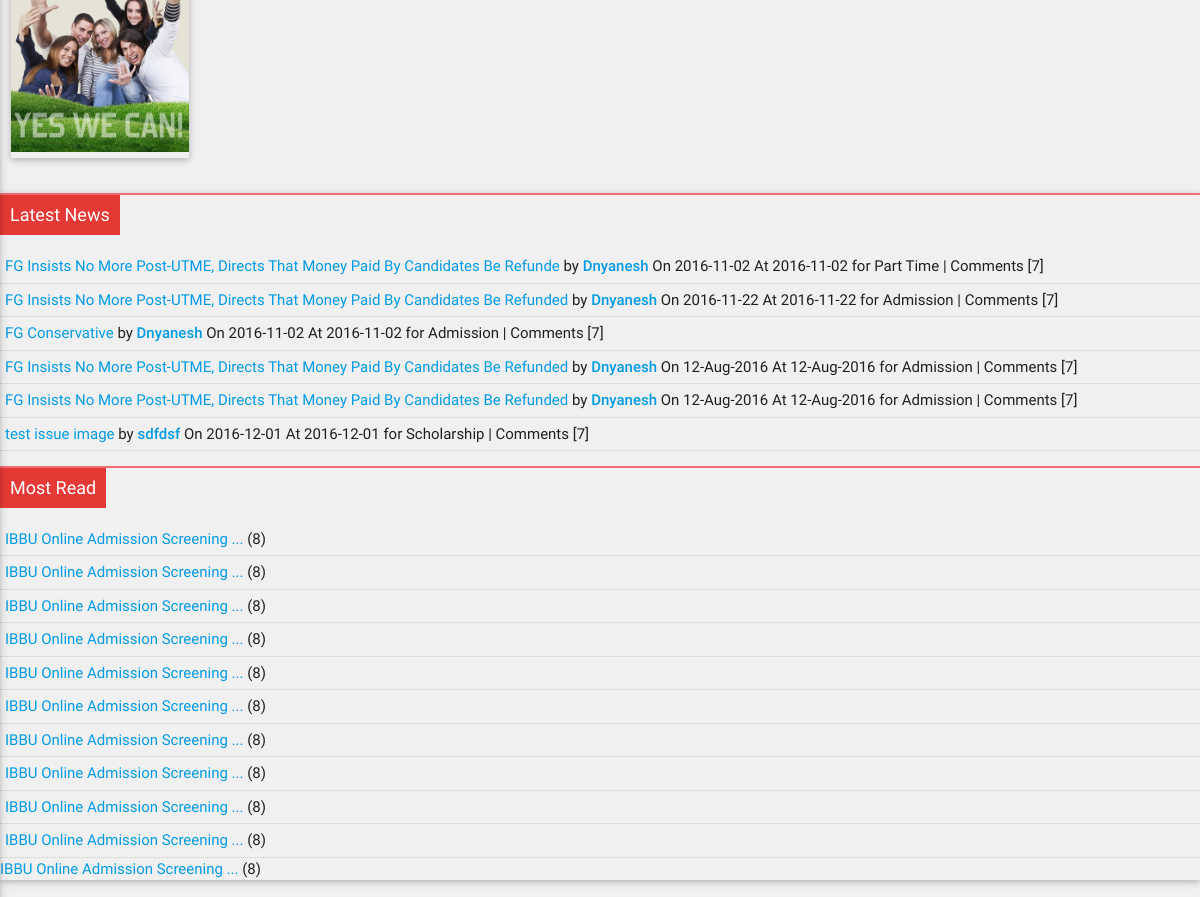
The page /index.php/vacancy_details (middle part) on the database as committed earlier.
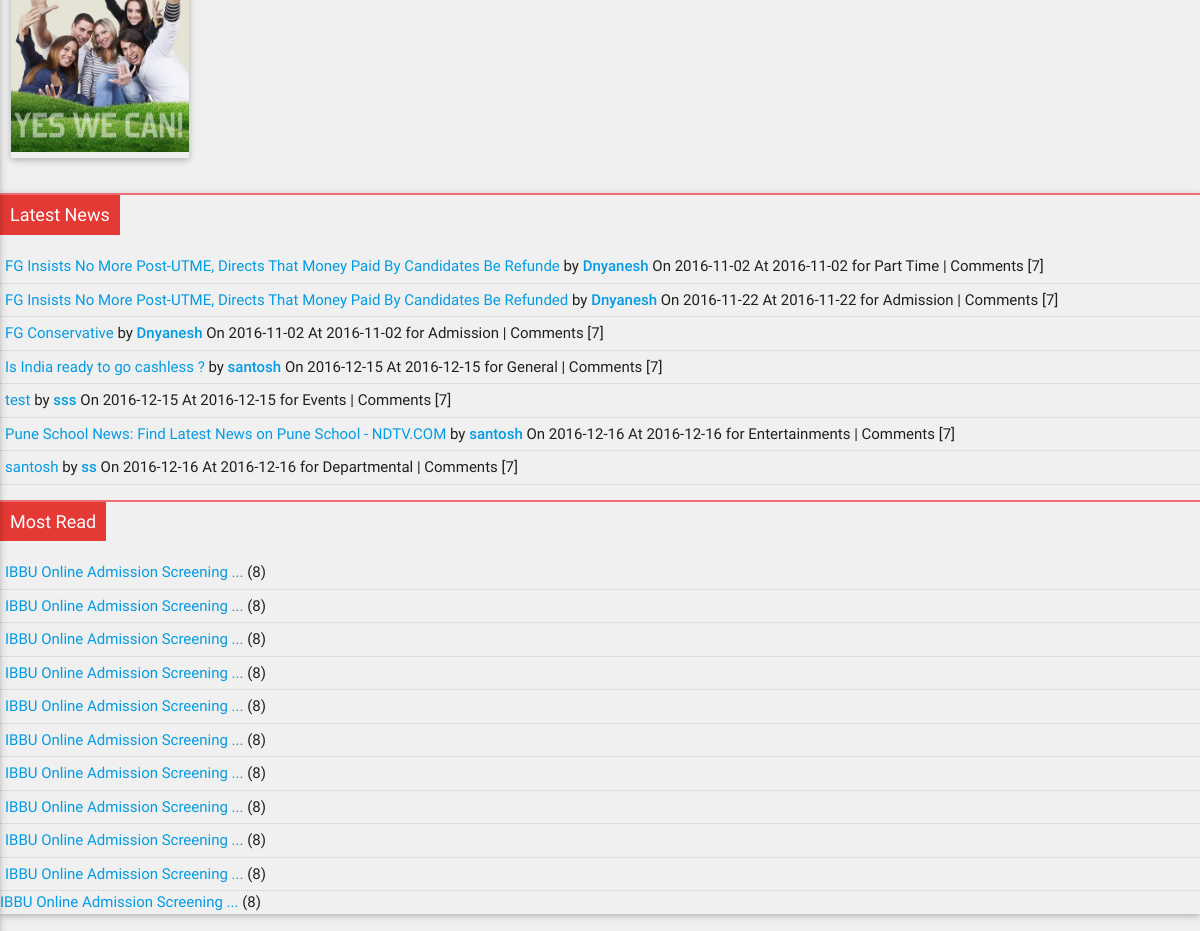
The same page on the database as committed later.
### tables this page shows
CREATE TABLE `tbl_posts` (
  `post_id` int(11) NOT NULL,
  `post_title` varchar(100) NOT NULL,
  `post_desc` varchar(5000) NOT NULL,
  `post_category` varchar(50) NOT NULL,
  `post_attachment` varchar(50) NOT NULL,
  `post_author` varchar(50) NOT NULL,
  `post_source` varchar(50) NOT NULL,
  `post_date` varchar(50) NOT NULL,
  `post_time` varchar(50) NOT NULL,
  `post_venue` varchar(50) NOT NULL,
  `post_type` varchar(50) NOT NULL,
  `post_approve` varchar(10) NOT NULL,
  `user_id` int(11) NOT NULL
);

### application/controllers/vacancy_details.php (called while the page is built, shortened)
<?php
class vacancy_details extends CI_Controller {
    public function __construct()
    {
        $this->load->helper(array('form','url'));
        $this->load->library(array('session', 'form_validation', 'email'));
        $this->load->database();
        $this->load->model('init_models');
    }
    public function index() {
        $vac_id = $_GET['id'];
        $banners = $this->init_models->getadvertisebanners();
        $view_params = array(
            'm_title' => 'Vacancy Details',
            'title' => 'Vacancy Details',
            'banners' => $banners,
        );
        $view_params['news'] = $this->init_models->selectnews();
        $view_params['vacanyid'] = $this->init_models->getvacanydetails($vac_id);
        $this->load->view('vacancy_details',$view_params);
    }
}

### index.php (called while the page is built, shortened)
<?php
require_once BASEPATH.'core/CodeIgniter.php';

### application/models/init_models.php (called while the page is built, shortened)
<?php
   class init_models extends CI_Model
   {
      public function selectnews()
      {
        $query = $this->db->query("select tbl_users.user_id, tbl_users.username, tbl_posts.post_id, tbl_posts.post_title, tbl_posts.post_author, tbl_posts.post_category, tbl_posts.post_time, tbl_posts.post_date from tbl_users join tbl_posts on tbl_users.user_id = tbl_posts.user_id where tbl_posts.post_type = 'news' && tbl_posts.post_approve = 1 limit 10");
        return $query->result_array();
      }
   }
?>

### application/views/vacancy_details.php (the view, shortened to what this page needs)
<?php  $this->load->view('header'); ?>
        <div class="service-wrap ">
            <div class="row">
                <div class="col s12 m2 grid-example">
                    <div class="service_col z-depth-1  darken-1">
                        <a href="#">
                            <img src="<?php echo base_url() . 'images/slider/Banner-Vertical.jpg' ?>">
                        </a>
                    </div>
                </div>
                </div>
                <div class="col s12 m3 z-depth-1">
                    <div class="latest_news_wrap ">
                        <h1 class="red_label_title">Latest News</h1>
                        <ul class="latest_news_list">
                            <?php
                                foreach ($news as $row){ ?>
                            <li class="Latest_news_content">
                                <a href="<?php echo base_url(); ?>index.php/news_detail?id=<?php echo $row['post_id']; ?>" class="news_link">
                                    <span class="News_title"><?php echo $row['post_title']; ?></span>
                                </a>
                                <span id="newsdetailinfo" class="hmForumDateFormat">by <strong><a href="<?php echo base_url(); ?>index.php/userdashboard?uid=<?php echo $row['user_id']; ?>"><?php echo $row['post_author']; ?></a></strong> On <?php echo $row['post_date']; ?> At <?php echo $row['post_date']; ?><span class="infoText1"> for <?php echo $row['post_category'];?> | Comments [7]
                                    </span></span>
                            </li>
                            <?php } ?>
                        </ul>
                    </div>
                    <div class="Most_news_wrap ">
                        <h1 class="red_label_title">Most Read</h1>
                        <ul class="Most_news_list">
                            <li class="Most_news_content">
                                <a href="#">IBBU Online Admission Screening ... </a>
                                (8)
                            </li>
                            <li class="Most_news_content">
                                <a href="#">IBBU Online Admission Screening ... </a>
                                (8)
                            </li> <li class="Most_news_content">
                                <a href="#">IBBU Online Admission Screening ... </a>
                                (8)
                            </li>
                            <li class="Most_news_content">
                                <a href="#">IBBU Online Admission Screening ... </a>
                                (8)
                            </li>
                            <li class="Most_news_content">
                                <a href="#">IBBU Online Admission Screening ... </a>
                                (8)
                            </li>
                            <li class="Most_news_content">
                                <a href="#">IBBU Online Admission Screening ... </a>
                                (8)
                            </li>
                            <li class="Most_news_content">
                                <a href="#">IBBU Online Admission Screening ... </a>
                                (8)
                            </li>
                            <li class="Most_news_content">
                                <a href="#">IBBU Online Admission Screening ... </a>
                                (8)
                            </li>
                            <li class="Most_news_content">
                                <a href="#">IBBU Online Admission Screening ... </a>
                                (8)
                            </li>
                            <li class="Most_news_content">
                                <a href="#">IBBU Online Admission Screening ... </a>
                                (8)
                            </li>
                            <li class="Latest_news_content">
                                <a href="#">IBBU Online Admission Screening ... </a>
                                (8)
                            </li>
                        </ul>
                    </div>
                </div>
            </div>
      <?php $this->load->view('footer'); ?>

### application/views/header.php (shortened to what this page needs)
<!DOCTYPE html>
<html lang="en">
    <head>
        <link rel="stylesheet" type="text/css" href="<?php echo base_url() . 'css/materialize.min.css' ?> " />
        <link rel="stylesheet" type="text/css" href="<?php echo base_url() . 'css/font-awesome.min.css' ?>" />
        <link rel="stylesheet" type="text/css" href="<?php echo base_url() . 'css/owl.carousel.css' ?>" />
        <link rel="stylesheet" type="text/css" href="<?php echo base_url() . 'css/bootstrapValidator.css'?>"/>
        <link rel="stylesheet" type="text/css" href="<?php echo base_url() . 'css/style.css' ?>" />
    </head>
    <body>

### application/views/footer.php (shortened to what this page needs)
    </body>
</html>

### css/style.css (style rules this page uses)
body { background: #f0f0f0; }
.service-wrap { margin-top: 10px; }
.service_col { overflow: hidden; margin-bottom: 15px; }
.service_col img { width: 100%; }
.latest_news_wrap, .Most_news_wrap { margin-top: 10px; border-top: 2px solid #EE6E73; }
.latest_news_wrap .red_label_title, .Most_news_wrap .red_label_title { margin: 0px; background: #E53935; display: inline-block; padding: 10px; font-size: 18px; color: #fff; }
.latest_news_list .Latest_news_content,.Most_news_list .Most_news_content { padding: 5px; border-bottom: 1px dotted #ccc; }

Rows that differ between the two databases and show on the page:
no longer on this page (row edited): tbl_posts: post_title "FG Insists No More Post-UTME, Directs That Money Paid By Candidates Be Refunded", post_author "Dnyanesh", post_date "12-Aug-2016", post_category "Admission"
no longer on this page (row edited): tbl_posts: post_title "FG Insists No More Post-UTME, Directs That Money Paid By Candidates Be Refunded", post_author "Dnyanesh", post_date "12-Aug-2016", post_category "Admission"
no longer on this page (row edited): tbl_posts: post_title "test issue image", post_author "sdfdsf", post_date "2016-12-01", post_category "Scholarship"
added tbl_posts: post_title "Is India ready to go cashless ?", post_author "santosh", post_date "2016-12-15", post_category "General"
added tbl_posts: post_title "test", post_author "sss", post_date "2016-12-15", post_category "Events"
added tbl_posts: post_title "Pune School News: Find Latest News on Pune School - NDTV.COM", post_author "santosh", post_date "2016-12-16", post_category "Entertainments"
added tbl_posts: post_title "santosh", post_author "ss", post_date "2016-12-16", post_category "Departmental"
